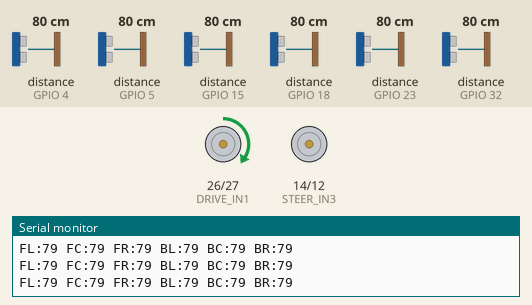
Simulated run of this sketch. Board: ESP32. Shown: motor-driver pin pairs drawn as motors (green arrow = first pin HIGH = forward, orange = second pin HIGH = backward, longer = more drive, scaled by the enable pin), the last lines printed to the serial monitor. Wiring (inferred from the names in the program): 6 × ultrasonic range finder: trigger GPIO 2, echo GPIO 15 / trigger GPIO 16, echo GPIO 4 / trigger GPIO 17, echo GPIO 5 / trigger GPIO 19, echo GPIO 18 / trigger GPIO 22, echo GPIO 23 / trigger GPIO 33, echo GPIO 32. Inputs (shaded band) come from the test bench; at power-on: distance to the obstacle (sensors on GPIO 32, GPIO 5, GPIO 4, GPIO 15, GPIO 18, GPIO 23) 80 cm. The echo pulse lasts 58.3 µs per cm.

Above: at 1.2 s.
1.3 s: distance to the obstacle (sensor on GPIO 32) set to 30 cm
2.8 s: distance to the obstacle (sensor on GPIO 32) set to 25 cm
At 3.6 s:
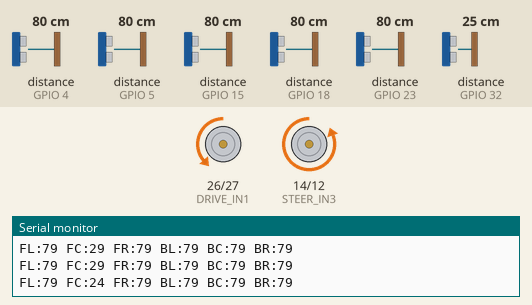
At 3.99 s:
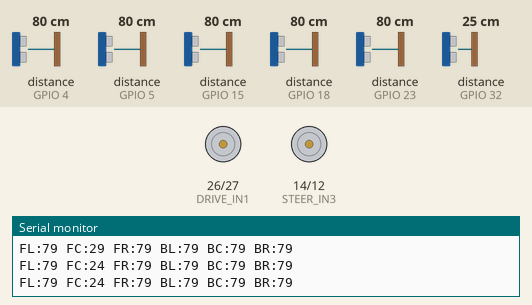
5.8 s: distance to the obstacle (sensor on GPIO 5) set to 75 cm
At 6.7 s:
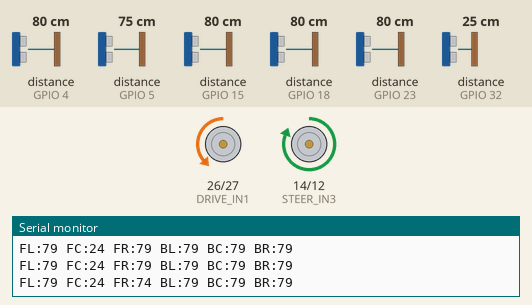
8.8 s: distance to the obstacle (sensor on GPIO 5) set to 120 cm
11.8 s: distance to the obstacle (sensor on GPIO 5) set to 2 cm
14.8 s: distance to the obstacle (sensor on GPIO 32) set to 35 cm
At 15.6 s:
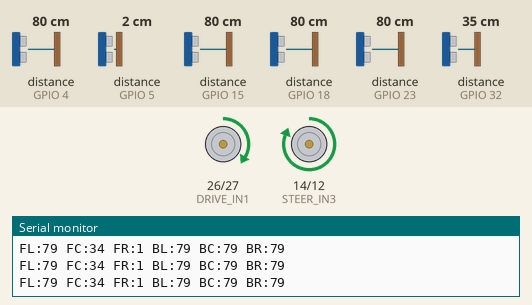
Timing chart, 0 to 17.7 s (numbered marks = the images above; inputs shaded):
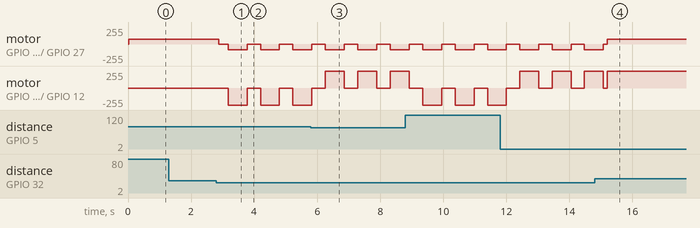

The sketch:

Finalcode_carcontrol.ino
```cpp
// === DRIVE MOTOR PINS ===
#define DRIVE_IN1 26
#define DRIVE_IN2 27
#define DRIVE_ENA 25  // PWM

// === STEER MOTOR PINS ===
#define STEER_IN3 14
#define STEER_IN4 12
#define STEER_ENB 13  // PWM

// === PWM SETUP ===
#define PWM_CHANNEL_DRIVE 0
#define PWM_CHANNEL_STEER 1
#define PWM_FREQ 1000
#define PWM_RES 8

// === SPEED SETTINGS ===
int FORWARD_SPEED = 75;   // Forward speed
int REVERSE_SPEED = 85;   // Slightly faster reverse

// === ULTRASONIC SENSOR PINS ===
#define TRIG_FL 22   // Front Left
#define ECHO_FL 23
#define TRIG_FC 33   // Front Center
#define ECHO_FC 32
#define TRIG_FR 17   // Front Right
#define ECHO_FR 5
#define TRIG_BR 19   // Back Right
#define ECHO_BR 18
#define TRIG_BC 16   // Back Center
#define ECHO_BC 4
#define TRIG_BL 2    // Back Left
#define ECHO_BL 15

// === DISTANCE STRUCT ===
struct Dist {
  long distFL, distFC, distFR, distBL, distBC, distBR;
};

// === FUNCTION TO READ DISTANCE ===
long readDistance(int trigPin, int echoPin) {
  digitalWrite(trigPin, LOW);
  delayMicroseconds(2);
  digitalWrite(trigPin, HIGH);
  delayMicroseconds(10);
  digitalWrite(trigPin, LOW);
  long duration = pulseIn(echoPin, HIGH, 30000); // timeout 30ms
  long distance = duration * 0.034 / 2;
  if (distance == 0 || distance > 400) return 400; // max cap
  return distance;
}

Dist readAll() {
  Dist d;
  d.distFL = readDistance(TRIG_FL, ECHO_FL);
  d.distFC = readDistance(TRIG_FC, ECHO_FC);
  d.distFR = readDistance(TRIG_FR, ECHO_FR);
  d.distBL = readDistance(TRIG_BL, ECHO_BL);
  d.distBC = readDistance(TRIG_BC, ECHO_BC);
  d.distBR = readDistance(TRIG_BR, ECHO_BR);
  return d;
}

// === MOTOR FUNCTIONS ===
void driveForward(int speed) {
  digitalWrite(DRIVE_IN1, HIGH);
  digitalWrite(DRIVE_IN2, LOW);
  ledcWrite(PWM_CHANNEL_DRIVE, speed);
}

void driveReverse(int speed) {
  digitalWrite(DRIVE_IN1, LOW);
  digitalWrite(DRIVE_IN2, HIGH);
  ledcWrite(PWM_CHANNEL_DRIVE, speed);
}

void driveStop() {
  digitalWrite(DRIVE_IN1, LOW);
  digitalWrite(DRIVE_IN2, LOW);
  ledcWrite(PWM_CHANNEL_DRIVE, 0);
}

void steerLeft() {
  digitalWrite(STEER_IN3, HIGH);
  digitalWrite(STEER_IN4, LOW);
  ledcWrite(PWM_CHANNEL_STEER, 255);  // full steer
}

void steerRight() {
  digitalWrite(STEER_IN3, LOW);
  digitalWrite(STEER_IN4, HIGH);
  ledcWrite(PWM_CHANNEL_STEER, 255);  // full steer
}

void steerCenter() {
  digitalWrite(STEER_IN3, LOW);
  digitalWrite(STEER_IN4, LOW);
  ledcWrite(PWM_CHANNEL_STEER, 0);   // no steer
}

// === SETUP ===
void setup() {
  Serial.begin(115200);

  // Motor pins
  pinMode(DRIVE_IN1, OUTPUT);
  pinMode(DRIVE_IN2, OUTPUT);
  pinMode(DRIVE_ENA, OUTPUT);

  pinMode(STEER_IN3, OUTPUT);
  pinMode(STEER_IN4, OUTPUT);
  pinMode(STEER_ENB, OUTPUT);

  // Attach PWM
  ledcSetup(PWM_CHANNEL_DRIVE, PWM_FREQ, PWM_RES);
  ledcAttachPin(DRIVE_ENA, PWM_CHANNEL_DRIVE);
  ledcSetup(PWM_CHANNEL_STEER, PWM_FREQ, PWM_RES);
  ledcAttachPin(STEER_ENB, PWM_CHANNEL_STEER);

  // Ultrasonic pins
  pinMode(TRIG_FL, OUTPUT); pinMode(ECHO_FL, INPUT);
  pinMode(TRIG_FC, OUTPUT); pinMode(ECHO_FC, INPUT);
  pinMode(TRIG_FR, OUTPUT); pinMode(ECHO_FR, INPUT);
  pinMode(TRIG_BL, OUTPUT); pinMode(ECHO_BL, INPUT);
  pinMode(TRIG_BC, OUTPUT); pinMode(ECHO_BC, INPUT);
  pinMode(TRIG_BR, OUTPUT); pinMode(ECHO_BR, INPUT);

  steerCenter();
  driveStop();
}

// === MAIN LOOP ===
void loop() {
  Dist d = readAll();

  Serial.print("FL:"); Serial.print(d.distFL);
  Serial.print(" FC:"); Serial.print(d.distFC);
  Serial.print(" FR:"); Serial.print(d.distFR);
  Serial.print(" BL:"); Serial.print(d.distBL);
  Serial.print(" BC:"); Serial.print(d.distBC);
  Serial.print(" BR:"); Serial.println(d.distBR);

  // 🚘 MAIN LOGIC
  if (d.distFC <= 25) {
    // Stop if front blocked
    driveStop();
    delay(300);

    // Decide reverse direction
    if (d.distFL > d.distFR) {
      steerLeft();
      driveReverse(REVERSE_SPEED);
    } else {
      steerRight();
      driveReverse(REVERSE_SPEED);
    }
    delay(600); // reverse for some time
    driveStop();
    steerCenter();
  }
  else {
    // If too close left wall → steer right
    if (d.distFL <= 20) {
      steerRight();
      driveForward(FORWARD_SPEED);
    }
    // If too close right wall → steer left
    else if (d.distFR <= 20) {
      steerLeft();
      driveForward(FORWARD_SPEED);
    }
    else {
      steerCenter();
      driveForward(FORWARD_SPEED);
    }
  }

  delay(100);
}
```

Measured:
- the behaviour switches between 27 and 26 cm on distance to the obstacle (sensor on GPIO 32) (found by bisection; images 0 and 1)
- the behaviour switches between 80 and 79 cm on distance to the obstacle (sensor on GPIO 5) (found by bisection; images 2 and 3)
- after the input at 2.8 s, motor on GPIO 26 (DRIVE_IN1) / GPIO 27 (DRIVE_IN2): forward 75/255 → stopped after 0.08 s, then repeats every 1.0 s: backward 85/255 0.60 s, stopped 0.43 s; motor on GPIO 14 (STEER_IN3) / GPIO 12 (STEER_IN4): alternates backward 255/255 for 0.60 s and stopped for 0.43 s, starting after 0.38 s
